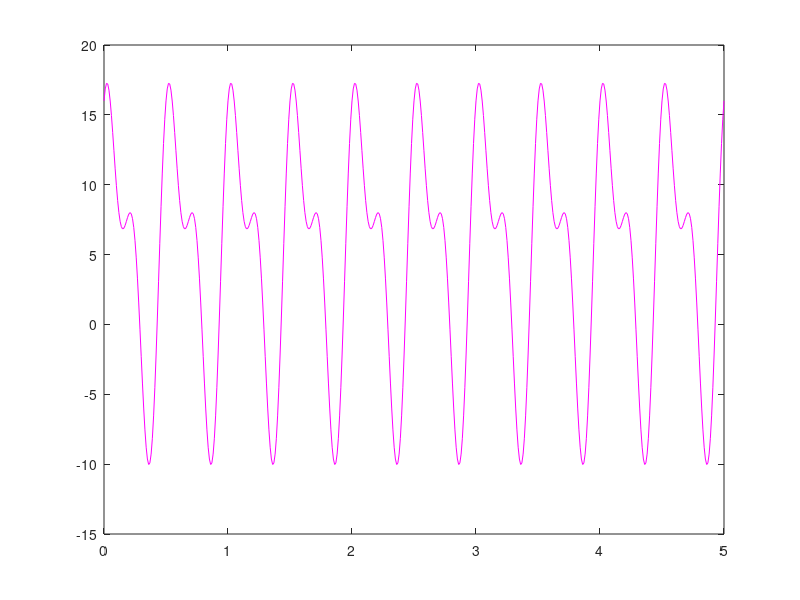
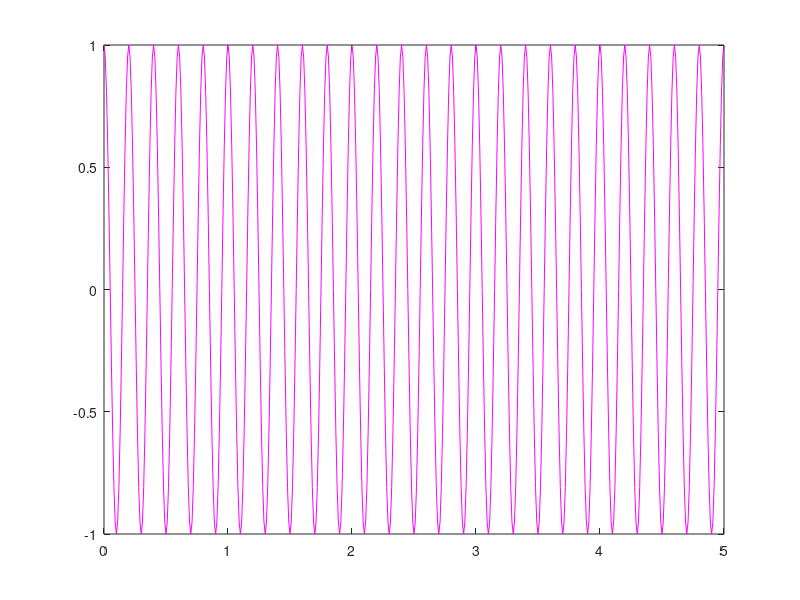
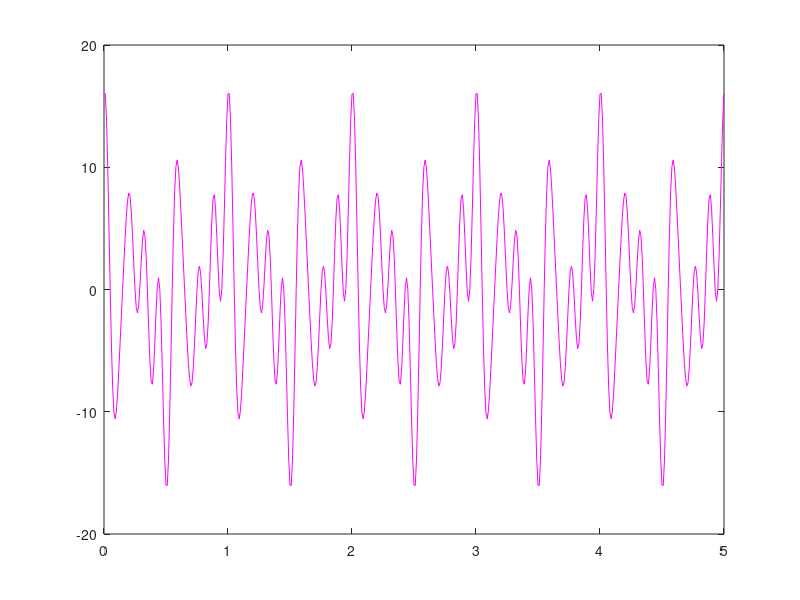
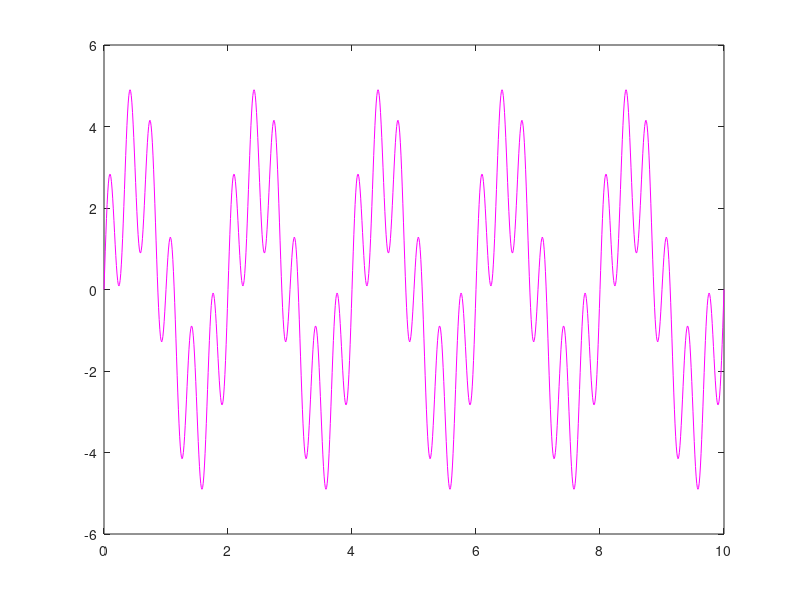

Here is the MATLAB script that generated these plots, in order:
Ta = 0.01;

%a) 
t = 0:Ta:5;
x = 5 + 10*cos(4*pi*t - (pi/3)) + 6*sin(8*pi*t + (pi/2));
figure(1);
plot(t,x,'m');
%figure(1);

%b)

y = cos(10*pi*t);
figure(2);
plot(t,y,'m');

%c)
z= x.*y;
figure(3);
plot(t,z,'m');

%d)

t0 = 0:Ta:10;
w = 3*sin(pi*t0) + 2*sin(6*pi*t0);
figure(4);
plot(t0,w,'m');

%e)
t1 = 0:Ta:5;
t2 = 0:Ta:5;
q = zeros(length(t1), length(t2));
for k=1:length(t1)
    
     q(k,:)= 2 * sin(2* pi*(2*t1(k)+t2));
    
end
figure(5);
mesh(t1,t2,q); % grafico de 3 dimensoes

